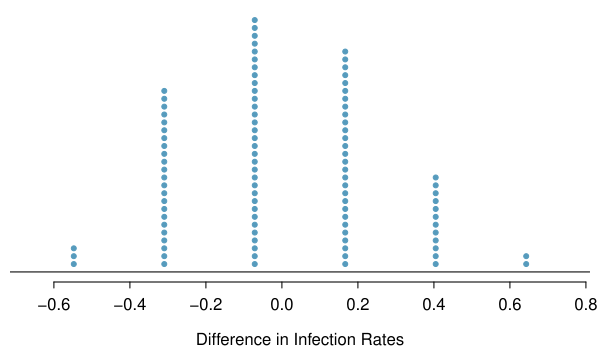

Source code (R):
library(openintro)
library(dplyr)

set.seed(4)

exp_gp  <- rep(c("vaccine", "placebo"), c(14, 6))
outcome <- c(rep(c('infection', 'no infection'), c(5, 9)),
             rep(c('infection', 'no infection'), c(6, 0)))

nsim    <- 100
n       <- length(exp_gp)
success <- "infection"

SimulateTable <- function(exp_gp, outcome, ...) {
  table(sample(exp_gp), outcome)
}
# SimulateTable(exp_gp, outcome)

sim_tables <-
    lapply(1:nsim, SimulateTable,
        exp_gp = exp_gp,
        outcome = outcome)
result <- sim_tables %>%
    lapply(function(x) {
    	  x[1, 1] / sum(x[1, ]) - x[2, 1] / sum(x[2, ])
    	}) %>%
    	unlist()
sim_tables[1:5]
result[1:5]

pval <- sum(result >= 0.64) / nsim
values <- table(result)
diffs <- unique(result)

X <- c()
Y <- c()
for (i in 1:length(diffs)) {
  x   <- diffs[i]
  rec <- sum(result == x)
  X   <- append(X, rep(x, rec))
  Y   <- append(Y, 1:rec)
}


myPDF('malaria_rand_dot_plot.pdf', 6, 3.5,
      mar = c(3.4, 0.5, 0.5, 0.5),
      mgp = c(2.35, 0.6, 0))
plot(X, Y,
     xlim = range(diffs) + c(-1, 1) * sd(diffs) / 4,
     xlab = "Difference in Infection Rates",
     axes = FALSE,
     ylim = c(0, max(Y)),
     col = COL[1],
     pch = 20)
# at <- seq(-0.4, 0.4, 0.1)
# labels <- c(-0.4, "", -0.2, "", 0, "", 0.2, "", 0.4)
axis(1) #, at, labels)
abline(h = 0)
dev.off()
